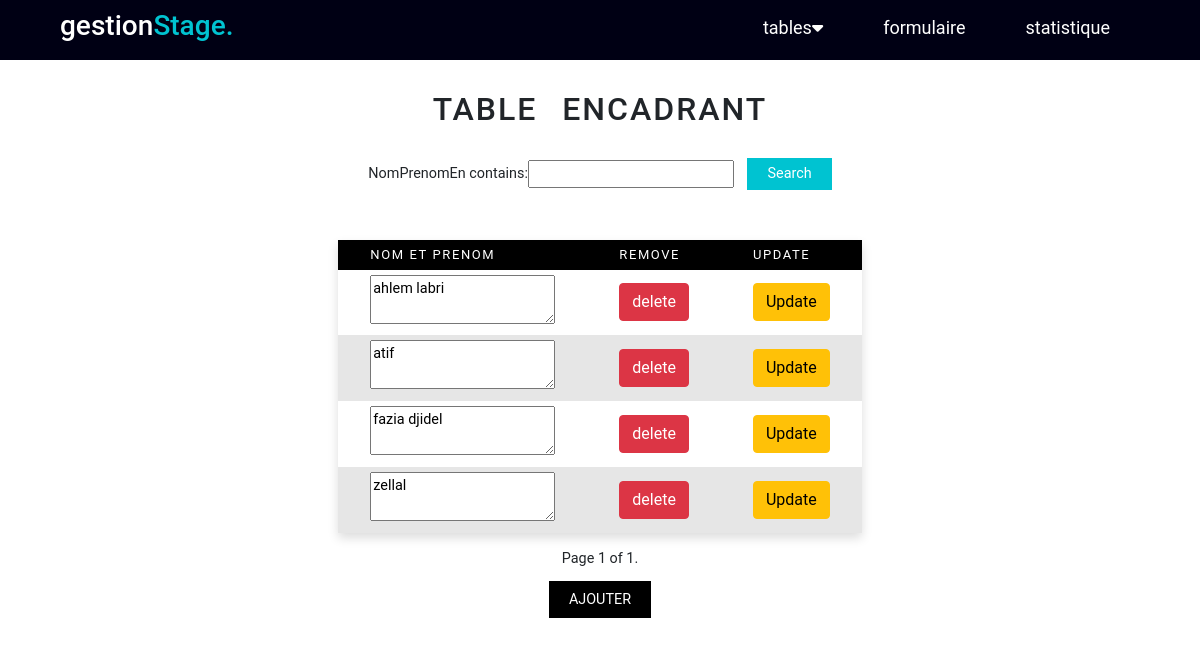
Before: /encadrant/ with the older database file.
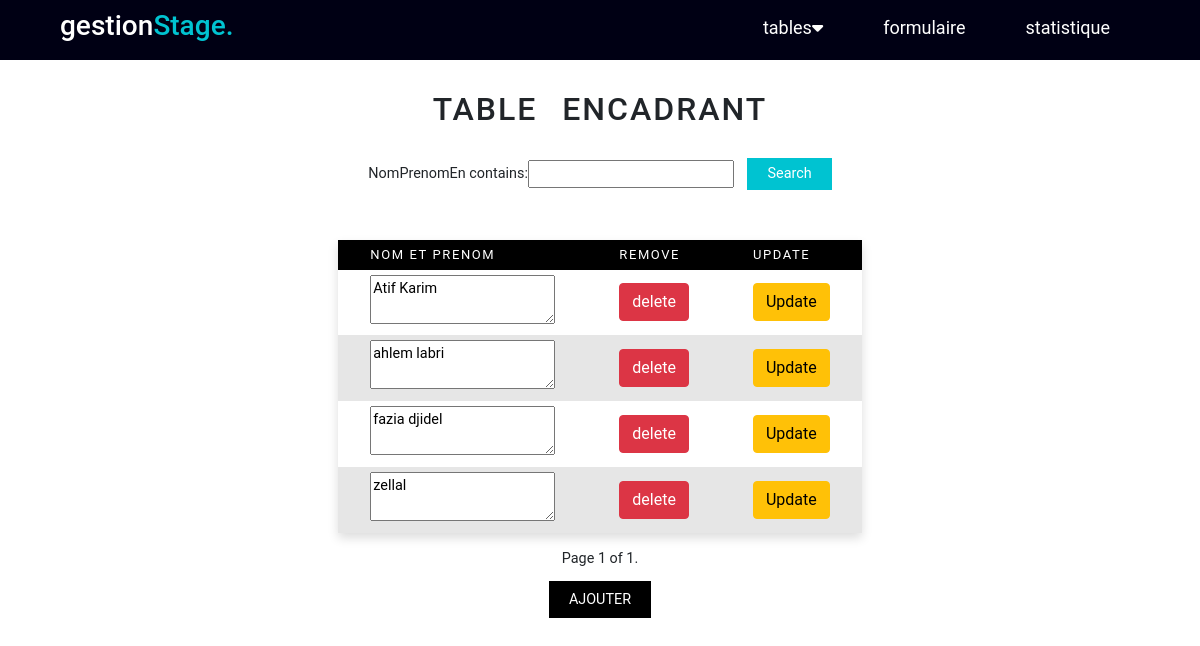
After: the same page with the newer database file.
### AppGestion/models.py (models this page shows, shortened)
class Encadrant (models.Model):
    NomPrenomEn=models.CharField(max_length=40)
    class Meta:
        ordering = ['NomPrenomEn']

### AppGestion/views.py (the view)
# urls.py: path('encadrant/',views.encadrant,name='encadrant'),
def encadrant(request):
    encadrants=Encadrant.objects.all()
    enca=EncaderantFilter(request.GET, queryset=encadrants)
    encadrants=enca.qs
    paginator2= Paginator(encadrants,5)
    page_number=request.GET.get('page')
    encadrants=paginator2.get_page(page_number)
    if request.method=="POST":
        formEncadrant =EncadrantForm(data=request.POST)
        if formEncadrant.is_valid():
            formEncadrant.save()
            return redirect("encadrant")
    else:
        formEncadrant=EncadrantForm
    return render(request,'encadrant.html',{'encadrant':encadrants, 'enca':enca,'formEncadrant':formEncadrant})

### AppGestion/templates/encadrant.html (shortened to what this page needs)
<!DOCTYPE html>
<html lang="en">
<head>
    <link href="https://cdn.jsdelivr.net/npm/bootstrap@5.1.3/dist/css/bootstrap.min.css" rel="stylesheet"
>
    <link rel="stylesheet" href="https://cdnjs.cloudflare.com/ajax/libs/font-awesome/6.0.0-beta3/css/all.min.css" />
    <link rel="stylesheet" href="/static/style.css">
</head>
<body>
  <header>
    <div class="menu_bar">
      <h1 class="logo">gestion<span>Stage.</span></h1>
      <ul >
        <li ><a  href="">tables<i class="fas fa-caret-down"></i></a>
        </li>
        <li ><a  href="{% url 'formulaireStage'%}">formulaire</a></li>
        <li ><a  href="#">statistique</a> </li>
      </ul>
    </div>
    </header>
 <div class="contenue">
        <h2>table Encadrant</h2>
        <div class="filtrage">
          <form action="" methode="get">
            {{enca.form}}
            <button class="button" type="submit"> Search </button>
          </form>
        </div>
        <table >
          <thead>
            <tr>
              <th>Nom et Prenom </th>
              <th>Remove</th>
              <th>Update</th>
            </tr>
          </thead>
            {% for p in encadrant %}
            <tr>
              <form method ="POST" action="/Update_Encadrant/{{p.id}}/">
               <td><textarea name="NomPrenomEn">{{p.NomPrenomEn}}</textarea></td>
               <td> <a href="{% url 'delete_encaderant' p.id %}"  class="btn btn-danger"> delete </a> </td>
               <td> <input type="submit" value="Update" class="btn btn-warning"> </td>
              </form>
              </tr>
            {% endfor %}
        </table>
          <div class="pagination">
            <span class="step-links">
                <span class="current">
                    Page {{ encadrant.number }} of {{ encadrant.paginator.num_pages }}.
                </span>
            </span>
        </div>
        <div class="wrapper">
          <a href="#ajout-encadrant">Ajouter</a>
        </div>
      </div>
</body>
</html>

Changed rows visible on the page:
changed Encadrant: NomPrenomEn "atif" → "Atif Karim"; moves up the list
